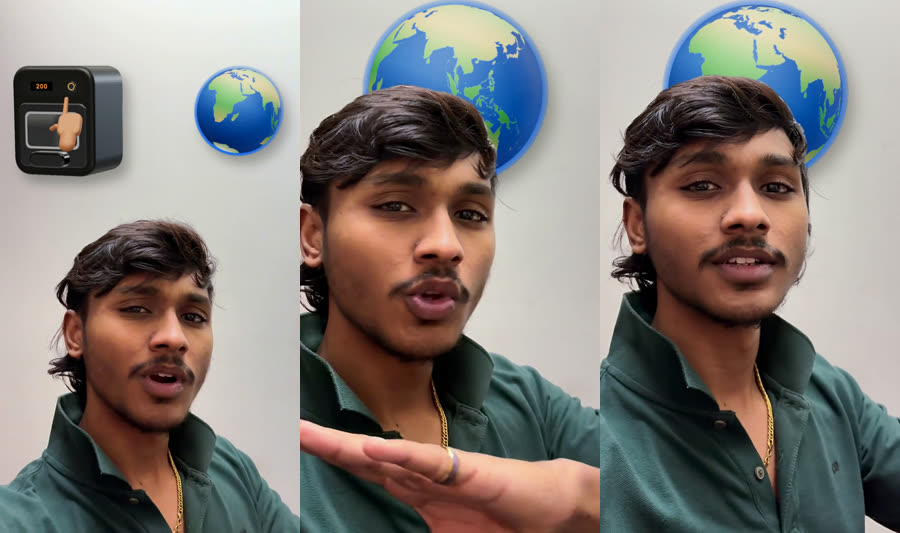
#> input picture assets/air-fryer.jpg, 900 x 533 px, given in place of plate.mkv, which was not available
$ python track_full.py
#> lines starting #> are read from the running program, lines starting #| are printed output that depends on the picture; pictures that were not available may be replaced by others from this repository, and a replacement may not be noted
"""Camera track for the whole 373-frame plate, wall only.

Corners on the wall (his cut-out, dilated, is excluded), followed with
Lucas-Kanade optical flow and fitted per frame with a RANSAC similarity
transform (shift + rotation + scale). Corners are re-seeded every 20 frames so
the track never runs dry as he moves. The transforms are chained, then
re-anchored on frame 66 (the approved style frame), so frame 66 = identity.
Writes track.npy: (373, 2, 3) affine matrices mapping frame-66 coordinates
into each frame (full 1080x1920 pixels), lightly smoothed (3-frame window) to
remove sub-pixel jitter without lagging real motion.
"""
import os

import cv2
import numpy as np

REF = 66
S = 0.5  # track at half resolution
cap = cv2.VideoCapture("plate.mkv")
N = int(cap.get(cv2.CAP_PROP_FRAME_COUNT))
grays, excl = [], []
for i in range(N):
    ok, f = cap.read()
#> f is the input picture: shape (533, 900, 3); mean B, G, R 120.7, 125.4, 131.5
    g = cv2.cvtColor(cv2.resize(f, None, fx=S, fy=S), cv2.COLOR_BGR2GRAY)
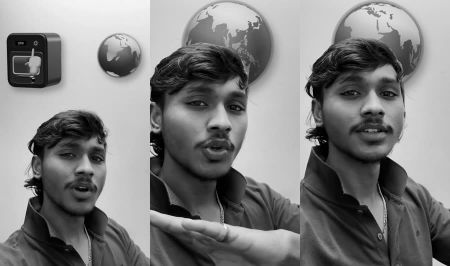
#> g: shape (266, 450); min 0, max 247, mean 126.9
    grays.append(g)
    mp = f"masks/{i:05d}.png"
    if os.path.exists(mp):
        m = cv2.resize(cv2.imread(mp, 0), (g.shape[1], g.shape[0]))
        m = cv2.dilate(m, np.ones((25, 25), np.uint8))
        excl.append(m < 128)
    else:
        excl.append(np.ones_like(g, bool))


def seed(i):
    mask = (excl[i] * 255).astype(np.uint8)
    return cv2.goodFeaturesToTrack(grays[i], maxCorners=400, qualityLevel=0.003, minDistance=6, mask=mask)


chain = [np.eye(3)]
pts = seed(0)
#> pts = 400 rows, first 8: [318, 144], [33, 155], [157, 154], [151, 141], [36, 195], [24, 185], [306, 137], [312, 99]
stats = []
for i in range(1, N):
    if pts is None or len(pts) < 40 or i % 20 == 0:
        pts = seed(i - 1)
    nxt, st, _ = cv2.calcOpticalFlowPyrLK(grays[i - 1], grays[i], pts, None, winSize=(31, 31), maxLevel=4)
    a, b = pts[st == 1], nxt[st == 1]
    keep = excl[i][np.clip(b[:, 1].astype(int), 0, grays[i].shape[0] - 1), np.clip(b[:, 0].astype(int), 0, grays[i].shape[1] - 1)]
    a, b = a[keep], b[keep]
    M, inl = cv2.estimateAffinePartial2D(a, b, method=cv2.RANSAC, ransacReprojThreshold=1.0)
    if M is None:
        M, inl = np.array([[1, 0, 0], [0, 1, 0]], float), np.zeros((1, 1))
    M = M.copy()
    M[:, 2] /= S  # to full-resolution pixels
    chain.append(np.vstack([M, [0, 0, 1]]) @ chain[-1])
    stats.append(int(inl.sum()))
    pts = b[inl.ravel() == 1].reshape(-1, 1, 2) if inl is not None and inl.sum() > 0 else None
#> after the loop, chain = [[[1, 0, 0], [0, 1, 0], [0, 0, 1]]]; stats = []

chain = np.array(chain)
#> chain = [[1, 0, 0], [0, 1, 0], [0, 0, 1]]
#> (the run stopped early here; a loop or call above may not have finished)

$ run again, on assets/ghost-storyboard.jpg
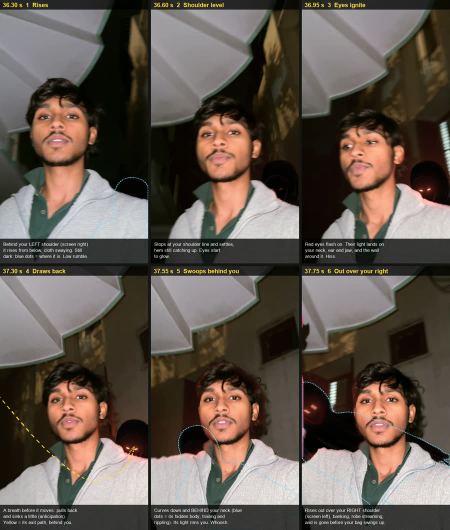
#> input picture assets/ghost-storyboard.jpg, 900 x 1059 px, given in place of plate.mkv, which was not available (shown at 1/2 size)
#> f is the input picture: shape (1059, 900, 3); mean B, G, R 79.4, 88, 98.5
#> `g = cv2.cvtColor(cv2.resize(f, None, fx=S, fy=S), cv2.COLOR_BGR2GRAY)`:
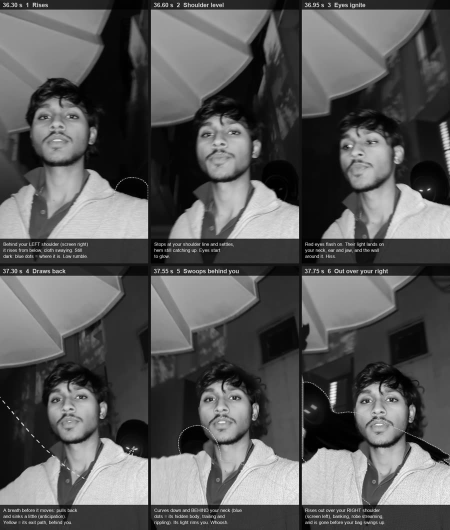
#> g: shape (530, 450); min 0, max 246, mean 90.3
#> pts = 400 rows, first 8: [297, 503], [147, 504], [297, 237], [335, 383], [378, 503], [221, 503], [73, 503], [146, 237]
#> after the loop `for i in range(1, N):`: chain = [[[1, 0, 0], [0, 1, 0], [0, 0, 1]]]; stats = []
#> `chain = np.array(chain)`: chain = [[1, 0, 0], [0, 1, 0], [0, 0, 1]]

$ run again, on assets/punch-in.jpg
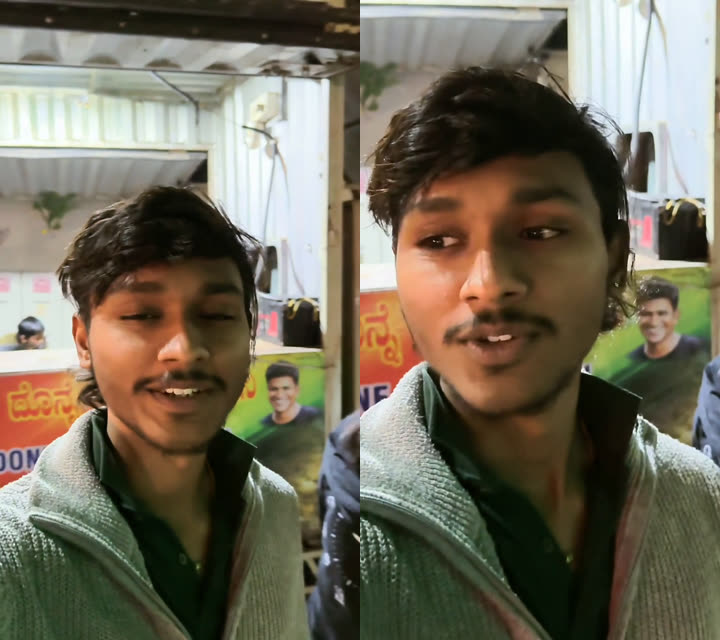
#> input picture assets/punch-in.jpg, 720 x 640 px, given in place of plate.mkv, which was not available
#> f is the input picture: shape (640, 720, 3); mean B, G, R 89.6, 106.6, 112.8
#> `g = cv2.cvtColor(cv2.resize(f, None, fx=S, fy=S), cv2.COLOR_BGR2GRAY)`:
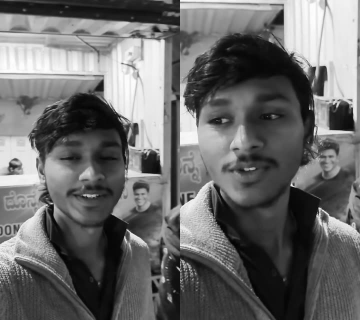
#> g: shape (320, 360); min 2, max 254, mean 106.7
#> pts = 400 rows, first 8: [319, 208], [315, 67], [291, 185], [52, 205], [322, 95], [127, 229], [134, 145], [181, 2]
#> after the loop `for i in range(1, N):`: chain = [[[1, 0, 0], [0, 1, 0], [0, 0, 1]]]; stats = []
#> `chain = np.array(chain)`: chain = [[1, 0, 0], [0, 1, 0], [0, 0, 1]]
